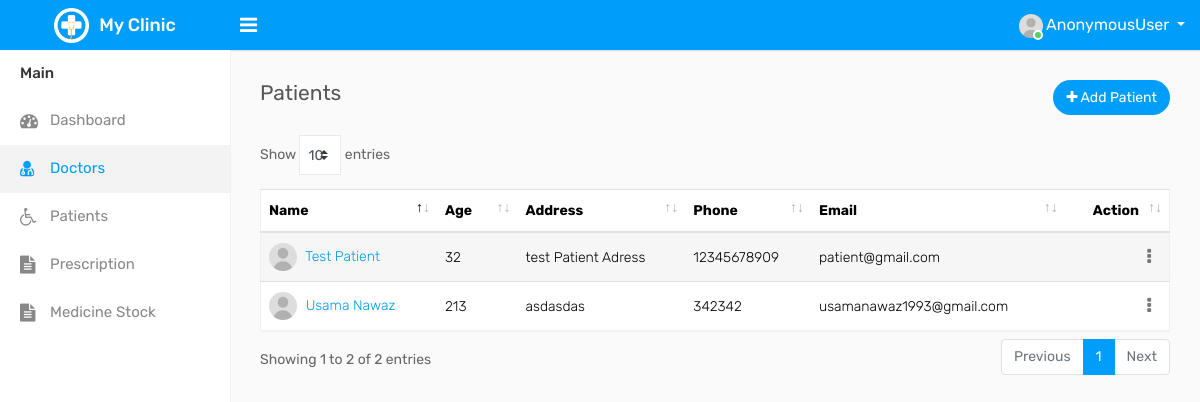
Screenshot of /Patients/ with the database file from the repository.
### accounts/models.py (models this page shows, shortened)
class CreatePatient(models.Model):
	STATUS=(
			('Male','Male'),
			('Female','Female'),
			)
	BLOOD=(
			('A+','A+'),
			('A-','A-'),
			('B+','B+'),
			('B-','B-'),
			('O+','O+'),
			('O-','O-'),
			('AB+','AB+'),
			('AB-','AB-'),
			)
	first_name=models.CharField(max_length=200,null=True,)
	last_name=models.CharField(max_length=200,null=True)
	email=models.CharField(max_length=200,null=True)
	address=models.CharField(max_length=200,null=True)
	phone=models.CharField(max_length=200,null=True)
	gender=models.CharField(max_length=200,null=True,choices=STATUS)
	age=models.IntegerField(null=True)
	height=models.CharField(max_length=200,null=True)
	weight=models.CharField(max_length=200,null=True)
	blood_group=models.CharField(max_length=200,null=True,choices=BLOOD)

### accounts/views.py (the view)
# urls.py: path('Patients/',views.Patients,name='patients'),
def Patients(request):
	patients=CreatePatient.objects.all()
	context={
			'patients':patients
	}
	return render(request, 'accounts/patients.html',context)

### accounts/templates/accounts/patients.html (shortened to what this page needs)
{% load static %}
<!DOCTYPE html>
<html lang="en">
<head>
    <link rel="stylesheet" type="text/css" href="{% static '/css/bootstrap.min.css' %}">
    <link rel="stylesheet" type="text/css" href="{% static '/css/font-awesome.min.css' %}">
    <link rel="stylesheet" type="text/css" href="{% static '/css/select2.min.css' %}">
    <link rel="stylesheet" type="text/css" href="{% static '/css/dataTables.bootstrap4.min.css' %}">
    <link rel="stylesheet" type="text/css" href="{% static '/css/bootstrap-datetimepicker.min.css' %}">
    <link rel="stylesheet" type="text/css" href="{% static '/css/style.css' %}">
    <link
  href="http://cdnjs.cloudflare.com/ajax/libs/font-awesome/4.3.0/css/font-awesome.css"
  rel="stylesheet"  type='text/css'>
</head>
<body>
    <div class="main-wrapper">
        <div class="header">
			<div class="header-left">
				<a href="{% url 'home' %}" class="logo">
					<img src="{% static '/img/logo.png' %}" width="35" height="35" alt=""> <span>My Clinic</span>
				</a>
			</div>
			<a id="toggle_btn" href="javascript:void(0);"><i class="fa fa-bars"></i></a>
            <ul class="nav user-menu float-right">
                <li class="nav-item dropdown has-arrow">
                    <a href="#" class="dropdown-toggle nav-link user-link" data-toggle="dropdown">
                        <span class="user-img"><img class="rounded-circle" src="{% static '/img/user.jpg' %}" width="40" alt="Admin">
							<span class="status online"></span></span>
                        <span>{{request.user}}</span>
                    </a>
                </li>
            </ul>
        </div>
        <div class="sidebar" id="sidebar">
            <div class="sidebar-inner slimscroll">
                <div id="sidebar-menu" class="sidebar-menu">
                    <ul>
                        <li class="menu-title">Main</li>
                        <li>
                            <a href="{% url 'home' %}"><i class="fa fa-dashboard"></i> <span>Dashboard</span></a>
                        </li>
                        <li class="active">
                            <a href="{% url 'doctors' %}"><i class="fa fa-user-md"></i> <span>Doctors</span></a>
                        </li>
                        <li>
                            <a href="{% url 'patients' %}"><i class="fa fa-wheelchair"></i> <span>Patients</span></a>
                        </li>
                        <li>
                            <a href="{% url 'display_prescriptions' %}"><i class="fa  fa-file-text"></i> <span>Prescription</span></a>
                        </li>
                        <li>
                            <a href="{% url 'print_medication' %}"><i class="fa  fa-file-text"></i> <span>Medicine Stock</span></a>
                        </li>
                    </ul>
                </div>
            </div>
        </div>
        <div class="page-wrapper">
            <div class="content">
                <div class="row">
                    <div class="col-sm-4 col-3">
                        <h4 class="page-title">Patients</h4>
                    </div>
                    <div class="col-sm-8 col-9 text-right m-b-20">
                        <a href="{% url 'add_patients' %}" class="btn btn btn-primary btn-rounded float-right"><i class="fa fa-plus"></i> Add Patient</a>
                    </div>
                </div>
				<div class="row">
					<div class="col-md-12">
						<div class="table-responsive">
							<table class="table table-border table-striped custom-table datatable mb-0">
								<thead>
									<tr>
										<th>Name</th>
										<th>Age</th>
										<th>Address</th>
										<th>Phone</th>
										<th>Email</th>
										<th class="text-right">Action</th>
									</tr>
								</thead>
								<tbody>
									{% for patient in patients %}
										<tr>
											<td><img width="28" height="28" src="{% static '/img/user.jpg' %}" class="rounded-circle m-r-5" alt=""><a href="{% url 'profile' patient.id  %}"> {{patient.first_name}} {{patient.last_name}}</a></td>
											<td>{{patient.age}}</td>
											<td>{{patient.address}}</td>
											<td>{{patient.phone}}</td>
											<td>{{patient.email}}</td>
											<td class="text-right">
												<div class="dropdown dropdown-action">
													<a href="#" class="action-icon dropdown-toggle" data-toggle="dropdown" aria-expanded="false"><i class="fa fa-ellipsis-v"></i></a>
												</div>
											</td>
										</tr>
									{% endfor %}
								</tbody>
							</table>
						</div>
					</div>
                </div>
            </div>
        </div>
    </div>
</body>
</html>

### rows the page displays
CreatePatient: first_name "Test", last_name "Patient", age "32", address "test Patient Adress", phone "12345678909", email "patient@gmail.com"
CreatePatient: first_name "Usama", last_name "Nawaz", age "213", address "asdasdas", phone "342342", email "usamanawaz1993@gmail.com"

### other values shown
{{ request.user }} "AnonymousUser"
